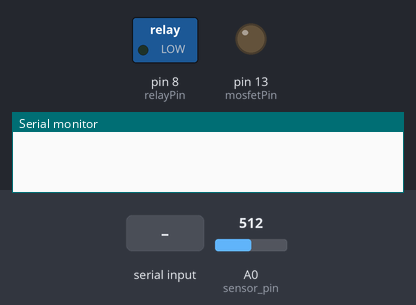
Bench run of a sketch on a simulated Arduino Uno, built with avr-gcc and run on an emulated ATmega328P. On the bench: switched loads named in the sketch (green lamp = pin HIGH), output pins drawn as LEDs (lit = HIGH), the last lines printed to the serial monitor. The test bench sets the inputs (shaded band); at power-on: A0 (sensor_pin) = 512.

Above: at 1.2 s.
1.3 s: "readM" received over Serial
At 5.2 s:
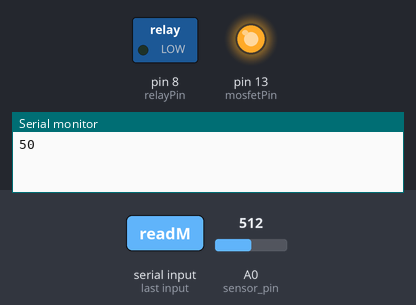
5.5 s: "cvs" received over Serial
At 7.6 s:
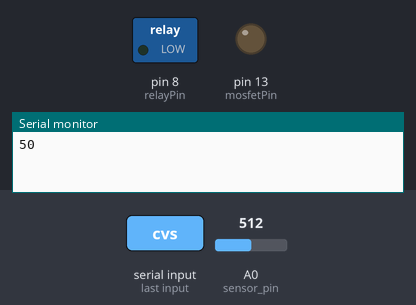
Timing chart, 0 to 9.1 s (numbered marks = the images above; inputs shaded):
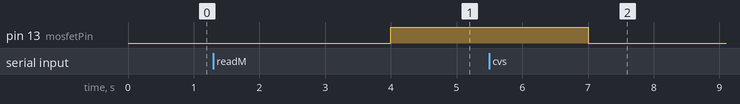

Measured:
- after the input at 1.3 s, pin 13 (mosfetPin): LOW → HIGH after 2.7 s
- after the input at 5.5 s, pin 13 (mosfetPin): HIGH → LOW after 1.5 s

The sketch:

try2.ino
```cpp
int sensor_pin = A0;
int mosfetPin = 13;
int relayPin = 8;
int output_value ;
int output_value_perc;
int valve_status = 0;
String message_from_pc;
int waterReq;
int minMoisture;
int maxMoisture;
boolean isDataSet = false;

void setup() {

  pinMode(mosfetPin, OUTPUT);
  pinMode(relayPin, OUTPUT);
  pinMode(LED_BUILTIN, OUTPUT);
  Serial.begin(9600);


  //   Serial.begin(115200);
  //   Serial.println("Reading From the Sensor new code...");
  //   delay(1000);

}

void loop() {

  output_value = analogRead(sensor_pin);

  //  Serial.print("Mositure value: ");
  //   Serial.print(output_value);

  output_value_perc = map(output_value, 1024, 0, 0, 100);

  //   Serial.print(" \t Mositure percentage: ");


  //   Serial.print(output_value_perc);
  //   Serial.print("%");
  //   Serial.print("\t Mosfet Pin = ");
  //   Serial.println(mosfetPin);

  //
  //  if (waterReq > 0)
  //  {
  //    if (output_value_perc >= maxMoisture)
  //    {
  //
  //      //    Close Valve
  //      //    Serial.println("<< Valave Closed >>");
  //
  //      digitalWrite(mosfetPin, LOW);
  //      digitalWrite(relayPin, LOW);
  //
  //      valve_status = 0;
  //      waterReq--;
  //    }
  //    else
  //    {
  //      if (output_value_perc <= minMoisture) {
  //        //    Open Valve
  //        //    Serial.println(" || Valave Opened ||");
  //
  //        digitalWrite(mosfetPin, HIGH);
  //        valve_status = 1;
  //
  //        digitalWrite(relayPin, HIGH);
  //      }
  //    }
  //  }
  //  else {
  //    digitalWrite(mosfetPin, LOW);
  //    digitalWrite(relayPin, LOW);
  //  }


  //  message_from_pc = Serial.readString();
  //
  //  //    mss = moisture sensor status
  //
  //  if (message_from_pc == "moisture") {
  //
  //    Serial.print(output_value_perc);
  //    // Serial.write();
  //    digitalWrite(LED_BUILTIN, HIGH);
  //  }
  //
  //  //    vs = valve status
  //
  //  else if (message_from_pc == "valve") {
  //    Serial.print(valve_status);
  //    digitalWrite(LED_BUILTIN, LOW);
  //  }
  //  delay(2000);


  String message1;

  message1 = Serial.readString();
  if (message1 == "readM") {
    digitalWrite(LED_BUILTIN, HIGH);

    Serial.print(output_value_perc);

  }
  else if (message1 == "cvs") {


    String vState;
    //    while (vState != "ON" || vState != "OFF")


    if (output_value_perc < 20) {
      digitalWrite(mosfetPin, HIGH);
      digitalWrite(relayPin, HIGH);
//      Serial.print("ON");

    }
    else if (output_value_perc > 35) {
      digitalWrite(mosfetPin, LOW);
      digitalWrite(relayPin, LOW);
      digitalWrite(LED_BUILTIN, LOW);
//      Serial.print("OFF");
    }
//    else {
//      Serial.print("Wrong Entry Inside");
//    }
  }
//  else {
//    Serial.print("Wrong Entry");
//  }
    delay(2000);
}
```
